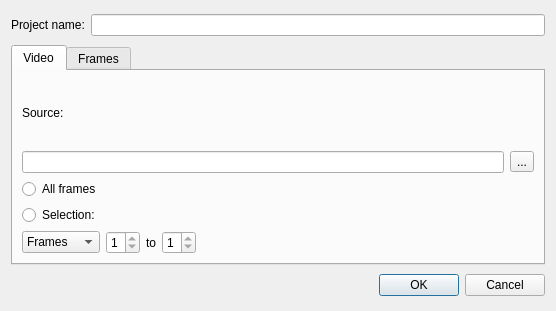
<?xml version="1.0" encoding="UTF-8"?>
<ui version="4.0">
 <class>SourceForm</class>
 <widget class="QWidget" name="SourceForm">
  <property name="windowModality">
   <enum>Qt::WindowModal</enum>
  </property>
  <property name="geometry">
   <rect>
    <x>0</x>
    <y>0</y>
    <width>556</width>
    <height>311</height>
   </rect>
  </property>
  <property name="windowTitle">
   <string>New project</string>
  </property>
  <layout class="QVBoxLayout" name="verticalLayout">
   <item>
    <layout class="QHBoxLayout" name="horizontalLayout">
     <item>
      <widget class="QLabel" name="labelName">
       <property name="text">
        <string>Project name:</string>
       </property>
      </widget>
     </item>
     <item>
      <widget class="QLineEdit" name="lineEditName">
       <property name="clearButtonEnabled">
        <bool>true</bool>
       </property>
      </widget>
     </item>
    </layout>
   </item>
   <item>
    <widget class="QTabWidget" name="tabWidgetSource">
     <property name="sizePolicy">
      <sizepolicy hsizetype="Expanding" vsizetype="Fixed">
       <horstretch>0</horstretch>
       <verstretch>0</verstretch>
      </sizepolicy>
     </property>
     <property name="maximumSize">
      <size>
       <width>16777215</width>
       <height>220</height>
      </size>
     </property>
     <property name="currentIndex">
      <number>0</number>
     </property>
     <widget class="QWidget" name="tabVideo">
      <attribute name="title">
       <string>Video</string>
      </attribute>
      <layout class="QGridLayout" name="gridLayout">
       <item row="0" column="0">
        <widget class="QLabel" name="labelSource">
         <property name="text">
          <string>Source:</string>
         </property>
        </widget>
       </item>
       <item row="1" column="0">
        <widget class="QLineEdit" name="lineEditSource">
         <property name="readOnly">
          <bool>true</bool>
         </property>
        </widget>
       </item>
       <item row="1" column="1">
        <widget class="QToolButton" name="toolButtonSource">
         <property name="text">
          <string>...</string>
         </property>
        </widget>
       </item>
       <item row="2" column="0">
        <widget class="QRadioButton" name="radioButtonAll">
         <property name="text">
          <string>All frames</string>
         </property>
        </widget>
       </item>
       <item row="3" column="0">
        <widget class="QRadioButton" name="radioButtonSelection">
         <property name="text">
          <string>Selection:</string>
         </property>
        </widget>
       </item>
       <item row="4" column="0">
        <layout class="QHBoxLayout" name="horizontalLayoutSelection">
         <item>
          <widget class="QComboBox" name="comboBoxType">
           <item>
            <property name="text">
             <string>Frames</string>
            </property>
           </item>
           <item>
            <property name="text">
             <string>Seconds</string>
            </property>
           </item>
          </widget>
         </item>
         <item>
          <widget class="QSpinBox" name="spinBoxFrom">
           <property name="minimum">
            <number>1</number>
           </property>
           <property name="maximum">
            <number>1</number>
           </property>
          </widget>
         </item>
         <item>
          <widget class="QLabel" name="labelTo">
           <property name="text">
            <string>to</string>
           </property>
          </widget>
         </item>
         <item>
          <widget class="QSpinBox" name="spinBoxTo">
           <property name="minimum">
            <number>1</number>
           </property>
           <property name="maximum">
            <number>1</number>
           </property>
          </widget>
         </item>
         <item>
          <spacer name="horizontalSpacer">
           <property name="orientation">
            <enum>Qt::Horizontal</enum>
           </property>
           <property name="sizeHint" stdset="0">
            <size>
             <width>40</width>
             <height>20</height>
            </size>
           </property>
          </spacer>
         </item>
        </layout>
       </item>
      </layout>
     </widget>
     <widget class="QWidget" name="tabFrames">
      <attribute name="title">
       <string>Frames</string>
      </attribute>
      <layout class="QGridLayout" name="gridLayout_2">
       <item row="1" column="1" colspan="2">
        <widget class="QToolButton" name="toolButtonRemove">
         <property name="text">
          <string/>
         </property>
         <property name="icon">
          <iconset resource="Images.qrc">
           <normaloff>:/icons/images/remove.png</normaloff>:/icons/images/remove.png</iconset>
         </property>
         <property name="iconSize">
          <size>
           <width>12</width>
           <height>12</height>
          </size>
         </property>
        </widget>
       </item>
       <item row="1" column="0">
        <widget class="QToolButton" name="toolButtonAdd">
         <property name="text">
          <string/>
         </property>
         <property name="icon">
          <iconset resource="Images.qrc">
           <normaloff>:/icons/images/add.png</normaloff>:/icons/images/add.png</iconset>
         </property>
         <property name="iconSize">
          <size>
           <width>12</width>
           <height>12</height>
          </size>
         </property>
        </widget>
       </item>
       <item row="1" column="5">
        <widget class="QDoubleSpinBox" name="doubleSpinBoxFps">
         <property name="minimum">
          <double>1.000000000000000</double>
         </property>
         <property name="value">
          <double>25.000000000000000</double>
         </property>
        </widget>
       </item>
       <item row="1" column="4">
        <widget class="QLabel" name="labelFps">
         <property name="text">
          <string>FPS:</string>
         </property>
        </widget>
       </item>
       <item row="0" column="0" colspan="6">
        <widget class="QListWidget" name="listWidgetFrames">
         <property name="selectionMode">
          <enum>QAbstractItemView::SingleSelection</enum>
         </property>
        </widget>
       </item>
       <item row="1" column="3">
        <spacer name="horizontalSpacer_2">
         <property name="orientation">
          <enum>Qt::Horizontal</enum>
         </property>
         <property name="sizeHint" stdset="0">
          <size>
           <width>40</width>
           <height>20</height>
          </size>
         </property>
        </spacer>
       </item>
      </layout>
     </widget>
    </widget>
   </item>
   <item>
    <widget class="QDialogButtonBox" name="buttonBox">
     <property name="standardButtons">
      <set>QDialogButtonBox::Cancel|QDialogButtonBox::Ok</set>
     </property>
    </widget>
   </item>
  </layout>
 </widget>
 <resources>
  <include location="Images.qrc"/>
 </resources>
 <connections/>
</ui>
